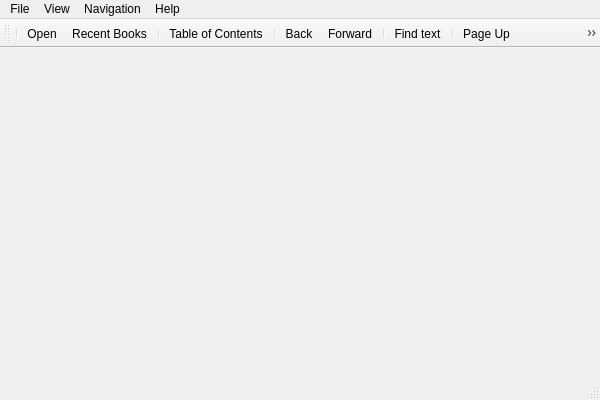
<?xml version="1.0" encoding="UTF-8"?>
<ui version="4.0">
 <class>MainWindowClass</class>
 <widget class="QMainWindow" name="MainWindowClass">
  <property name="geometry">
   <rect>
    <x>0</x>
    <y>0</y>
    <width>600</width>
    <height>400</height>
   </rect>
  </property>
  <property name="windowTitle">
   <string>CoolReaderNG/Qt</string>
  </property>
  <property name="windowIcon">
   <iconset resource="crqtres.qrc">
    <normaloff>:/icons/icons/crqt.png</normaloff>:/icons/icons/crqt.png</iconset>
  </property>
  <widget class="QWidget" name="centralWidget">
   <property name="minimumSize">
    <size>
     <width>300</width>
     <height>300</height>
    </size>
   </property>
   <layout class="QVBoxLayout" name="verticalLayout">
    <property name="spacing">
     <number>0</number>
    </property>
    <property name="leftMargin">
     <number>0</number>
    </property>
    <property name="topMargin">
     <number>0</number>
    </property>
    <property name="rightMargin">
     <number>0</number>
    </property>
    <property name="bottomMargin">
     <number>0</number>
    </property>
    <item>
     <widget class="QTabWidget" name="tabWidget">
      <property name="tabShape">
       <enum>QTabWidget::Rounded</enum>
      </property>
      <property name="currentIndex">
       <number>-1</number>
      </property>
      <property name="elideMode">
       <enum>Qt::ElideRight</enum>
      </property>
      <property name="documentMode">
       <bool>true</bool>
      </property>
      <property name="tabsClosable">
       <bool>true</bool>
      </property>
      <property name="tabBarAutoHide">
       <bool>true</bool>
      </property>
     </widget>
    </item>
   </layout>
  </widget>
  <widget class="QMenuBar" name="menuBar">
   <property name="geometry">
    <rect>
     <x>0</x>
     <y>0</y>
     <width>600</width>
     <height>23</height>
    </rect>
   </property>
   <widget class="QMenu" name="menuFile">
    <property name="title">
     <string>File</string>
    </property>
    <addaction name="actionNew_tab"/>
    <addaction name="actionOpen"/>
    <addaction name="actionOpen_in_new_tab"/>
    <addaction name="actionRecentBooks"/>
    <addaction name="actionExport"/>
    <addaction name="separator"/>
    <addaction name="actionFileProperties"/>
    <addaction name="actionSettings"/>
    <addaction name="separator"/>
    <addaction name="actionClose"/>
   </widget>
   <widget class="QMenu" name="menuView">
    <property name="title">
     <string>View</string>
    </property>
    <addaction name="actionFindText"/>
    <addaction name="actionToggle_Pages_Scroll"/>
    <addaction name="actionMinimize"/>
    <addaction name="actionToggle_Full_Screen"/>
    <addaction name="actionZoom_In"/>
    <addaction name="actionZoom_Out"/>
    <addaction name="actionRotate"/>
    <addaction name="separator"/>
    <addaction name="actionTOC"/>
    <addaction name="actionShowBookmarksList"/>
    <addaction name="actionAddBookmark"/>
   </widget>
   <widget class="QMenu" name="menuNavigation">
    <property name="title">
     <string>Navigation</string>
    </property>
    <addaction name="actionNextPage"/>
    <addaction name="actionPrevPage"/>
    <addaction name="actionNextLine"/>
    <addaction name="actionPrevLine"/>
    <addaction name="actionFirstPage"/>
    <addaction name="actionLastPage"/>
    <addaction name="actionNextChapter"/>
    <addaction name="actionPrevChapter"/>
    <addaction name="separator"/>
    <addaction name="actionBack"/>
    <addaction name="actionForward"/>
   </widget>
   <widget class="QMenu" name="menuHelp">
    <property name="title">
     <string>Help</string>
    </property>
    <addaction name="actionAboutQT"/>
    <addaction name="actionAboutCoolReader"/>
   </widget>
   <addaction name="menuFile"/>
   <addaction name="menuView"/>
   <addaction name="menuNavigation"/>
   <addaction name="menuHelp"/>
  </widget>
  <widget class="QToolBar" name="mainToolBar">
   <attribute name="toolBarArea">
    <enum>TopToolBarArea</enum>
   </attribute>
   <attribute name="toolBarBreak">
    <bool>false</bool>
   </attribute>
   <addaction name="separator"/>
   <addaction name="actionOpen"/>
   <addaction name="actionRecentBooks"/>
   <addaction name="separator"/>
   <addaction name="actionTOC"/>
   <addaction name="separator"/>
   <addaction name="actionBack"/>
   <addaction name="actionForward"/>
   <addaction name="separator"/>
   <addaction name="actionFindText"/>
   <addaction name="separator"/>
   <addaction name="actionPrevPage"/>
   <addaction name="actionNextPage"/>
   <addaction name="separator"/>
   <addaction name="actionZoom_In"/>
   <addaction name="actionZoom_Out"/>
   <addaction name="actionRotate"/>
   <addaction name="separator"/>
   <addaction name="actionSettings"/>
  </widget>
  <widget class="QStatusBar" name="statusBar"/>
  <action name="actionOpen">
   <property name="icon">
    <iconset resource="crqtres.qrc">
     <normaloff>:/icons/action/icons/fileopen.png</normaloff>:/icons/action/icons/fileopen.png</iconset>
   </property>
   <property name="text">
    <string>Open...</string>
   </property>
   <property name="toolTip">
    <string>Open file</string>
   </property>
   <property name="shortcut">
    <string>Ctrl+O</string>
   </property>
  </action>
  <action name="actionToggle_Pages_Scroll">
   <property name="text">
    <string>Toggle Pages/Scroll</string>
   </property>
   <property name="shortcut">
    <string>Ctrl+T</string>
   </property>
  </action>
  <action name="actionClose">
   <property name="icon">
    <iconset resource="crqtres.qrc">
     <normaloff>:/icons/action/icons/exit.png</normaloff>:/icons/action/icons/exit.png</iconset>
   </property>
   <property name="text">
    <string>Close</string>
   </property>
   <property name="shortcut">
    <string>Ctrl+Q</string>
   </property>
  </action>
  <action name="actionMinimize">
   <property name="text">
    <string>Minimize</string>
   </property>
   <property name="shortcut">
    <string>Esc</string>
   </property>
   <property name="shortcutContext">
    <enum>Qt::WindowShortcut</enum>
   </property>
  </action>
  <action name="actionNextPage">
   <property name="icon">
    <iconset resource="crqtres.qrc">
     <normaloff>:/icons/action/icons/forward.png</normaloff>:/icons/action/icons/forward.png</iconset>
   </property>
   <property name="text">
    <string>Page Down</string>
   </property>
   <property name="toolTip">
    <string>Go to next page</string>
   </property>
   <property name="shortcut">
    <string>PgDown</string>
   </property>
  </action>
  <action name="actionPrevPage">
   <property name="icon">
    <iconset resource="crqtres.qrc">
     <normaloff>:/icons/action/icons/back.png</normaloff>:/icons/action/icons/back.png</iconset>
   </property>
   <property name="text">
    <string>Page Up</string>
   </property>
   <property name="toolTip">
    <string>Back by page</string>
   </property>
   <property name="shortcut">
    <string>PgUp</string>
   </property>
  </action>
  <action name="actionNextLine">
   <property name="text">
    <string>Line Down</string>
   </property>
   <property name="toolTip">
    <string>Forward by one line</string>
   </property>
   <property name="shortcut">
    <string>Down</string>
   </property>
  </action>
  <action name="actionPrevLine">
   <property name="text">
    <string>Line Up</string>
   </property>
   <property name="toolTip">
    <string>Back by line</string>
   </property>
   <property name="shortcut">
    <string>Up</string>
   </property>
  </action>
  <action name="actionFirstPage">
   <property name="text">
    <string>First Page</string>
   </property>
   <property name="toolTip">
    <string>Go to first page</string>
   </property>
   <property name="shortcut">
    <string>Home</string>
   </property>
  </action>
  <action name="actionLastPage">
   <property name="text">
    <string>Last Page</string>
   </property>
   <property name="toolTip">
    <string>Go to last page</string>
   </property>
   <property name="shortcut">
    <string>End</string>
   </property>
  </action>
  <action name="actionBack">
   <property name="icon">
    <iconset resource="crqtres.qrc">
     <normaloff>:/icons/action/icons/nav_back.png</normaloff>:/icons/action/icons/nav_back.png</iconset>
   </property>
   <property name="text">
    <string>Back</string>
   </property>
   <property name="toolTip">
    <string>Back in navigation history</string>
   </property>
   <property name="shortcut">
    <string>Backspace</string>
   </property>
  </action>
  <action name="actionForward">
   <property name="icon">
    <iconset resource="crqtres.qrc">
     <normaloff>:/icons/action/icons/nav_forward.png</normaloff>:/icons/action/icons/nav_forward.png</iconset>
   </property>
   <property name="text">
    <string>Forward</string>
   </property>
   <property name="toolTip">
    <string>Go to the next position in navigation history</string>
   </property>
   <property name="shortcut">
    <string>Shift+Backspace</string>
   </property>
  </action>
  <action name="actionNextChapter">
   <property name="text">
    <string>Next Chapter</string>
   </property>
   <property name="toolTip">
    <string>Go to next chapter</string>
   </property>
   <property name="shortcut">
    <string>Alt+Down</string>
   </property>
  </action>
  <action name="actionPrevChapter">
   <property name="text">
    <string>Previous Chapter</string>
   </property>
   <property name="toolTip">
    <string>Go to previous chapter</string>
   </property>
   <property name="shortcut">
    <string>Alt+Up</string>
   </property>
  </action>
  <action name="actionToggle_Full_Screen">
   <property name="checkable">
    <bool>true</bool>
   </property>
   <property name="icon">
    <iconset resource="crqtres.qrc">
     <normaloff>:/icons/action/icons/window_fullscreen.png</normaloff>:/icons/action/icons/window_fullscreen.png</iconset>
   </property>
   <property name="text">
    <string>Toggle Full Screen</string>
   </property>
   <property name="toolTip">
    <string>Toggle Full Screen mode</string>
   </property>
   <property name="shortcut">
    <string>Alt+Return</string>
   </property>
  </action>
  <action name="actionZoom_In">
   <property name="icon">
    <iconset resource="crqtres.qrc">
     <normaloff>:/icons/action/icons/viewmag+.png</normaloff>:/icons/action/icons/viewmag+.png</iconset>
   </property>
   <property name="text">
    <string>Zoom In</string>
   </property>
   <property name="toolTip">
    <string>Increase font size</string>
   </property>
   <property name="shortcut">
    <string>+</string>
   </property>
  </action>
  <action name="actionZoom_Out">
   <property name="icon">
    <iconset resource="crqtres.qrc">
     <normaloff>:/icons/action/icons/viewmag-.png</normaloff>:/icons/action/icons/viewmag-.png</iconset>
   </property>
   <property name="text">
    <string>Zoom Out</string>
   </property>
   <property name="toolTip">
    <string>Decrease font size</string>
   </property>
   <property name="shortcut">
    <string>-</string>
   </property>
  </action>
  <action name="actionTOC">
   <property name="icon">
    <iconset resource="crqtres.qrc">
     <normaloff>:/icons/action/icons/view-table-of-contents-ltr.png</normaloff>:/icons/action/icons/view-table-of-contents-ltr.png</iconset>
   </property>
   <property name="text">
    <string>Table of Contents...</string>
   </property>
   <property name="toolTip">
    <string>Show table of contents</string>
   </property>
   <property name="shortcut">
    <string>F4</string>
   </property>
  </action>
  <action name="actionRecentBooks">
   <property name="icon">
    <iconset resource="crqtres.qrc">
     <normaloff>:/icons/action/icons/folder_favorite.png</normaloff>:/icons/action/icons/folder_favorite.png</iconset>
   </property>
   <property name="text">
    <string>Recent Books</string>
   </property>
   <property name="toolTip">
    <string>Show recent books list</string>
   </property>
   <property name="shortcut">
    <string>F5</string>
   </property>
  </action>
  <action name="actionSettings">
   <property name="icon">
    <iconset resource="crqtres.qrc">
     <normaloff>:/icons/action/icons/configure.png</normaloff>:/icons/action/icons/configure.png</iconset>
   </property>
   <property name="text">
    <string>Settings...</string>
   </property>
   <property name="toolTip">
    <string>Settings dialog</string>
   </property>
   <property name="shortcut">
    <string>F9</string>
   </property>
  </action>
  <action name="actionCopy">
   <property name="icon">
    <iconset resource="crqtres.qrc">
     <normaloff>:/icons/action/icons/editcopy.png</normaloff>:/icons/action/icons/editcopy.png</iconset>
   </property>
   <property name="text">
    <string>Copy</string>
   </property>
   <property name="toolTip">
    <string>Copy selected text</string>
   </property>
   <property name="shortcut">
    <string>Ctrl+C</string>
   </property>
  </action>
  <action name="actionCopy2">
   <property name="text">
    <string>copy2</string>
   </property>
   <property name="toolTip">
    <string>Copy alternative shortcut</string>
   </property>
   <property name="shortcut">
    <string>Ctrl+Ins</string>
   </property>
  </action>
  <action name="actionAboutQT">
   <property name="text">
    <string>About Qt</string>
   </property>
   <property name="toolTip">
    <string>About Qt</string>
   </property>
  </action>
  <action name="actionAboutCoolReader">
   <property name="text">
    <string>About CoolReaderNG/Qt</string>
   </property>
   <property name="toolTip">
    <string>About CoolReaderNG/Qt</string>
   </property>
  </action>
  <action name="actionAddBookmark">
   <property name="icon">
    <iconset resource="crqtres.qrc">
     <normaloff>:/icons/action/icons/bookmark.png</normaloff>:/icons/action/icons/bookmark.png</iconset>
   </property>
   <property name="text">
    <string>Add Bookmark</string>
   </property>
   <property name="toolTip">
    <string>Add bookmark</string>
   </property>
   <property name="shortcut">
    <string>Ctrl+B</string>
   </property>
  </action>
  <action name="actionShowBookmarksList">
   <property name="icon">
    <iconset resource="crqtres.qrc">
     <normaloff>:/icons/action/icons/bookmark_folder.png</normaloff>:/icons/action/icons/bookmark_folder.png</iconset>
   </property>
   <property name="text">
    <string>Bookmark List...</string>
   </property>
   <property name="toolTip">
    <string>Show bookmarks list</string>
   </property>
   <property name="shortcut">
    <string>F6</string>
   </property>
  </action>
  <action name="actionFileProperties">
   <property name="icon">
    <iconset resource="crqtres.qrc">
     <normaloff>:/icons/action/icons/player_playlist.png</normaloff>:/icons/action/icons/player_playlist.png</iconset>
   </property>
   <property name="text">
    <string>File Properties...</string>
   </property>
   <property name="toolTip">
    <string>Show file properties</string>
   </property>
   <property name="shortcut">
    <string>Ctrl+F1</string>
   </property>
  </action>
  <action name="actionRotate">
   <property name="icon">
    <iconset resource="crqtres.qrc">
     <normaloff>:/icons/action/icons/rotate_cw.png</normaloff>:/icons/action/icons/rotate_cw.png</iconset>
   </property>
   <property name="text">
    <string>Rotate</string>
   </property>
   <property name="shortcut">
    <string>Ctrl+R</string>
   </property>
  </action>
  <action name="actionFindText">
   <property name="icon">
    <iconset resource="crqtres.qrc">
     <normaloff>:/icons/action/icons/find.png</normaloff>:/icons/action/icons/find.png</iconset>
   </property>
   <property name="text">
    <string>Find text...</string>
   </property>
   <property name="toolTip">
    <string>Find text</string>
   </property>
   <property name="shortcut">
    <string>Ctrl+F</string>
   </property>
  </action>
  <action name="actionToggleEditMode">
   <property name="text">
    <string>Toggle Edit Mode</string>
   </property>
   <property name="toolTip">
    <string>Toggle edit mode</string>
   </property>
  </action>
  <action name="actionExport">
   <property name="text">
    <string>Export</string>
   </property>
   <property name="toolTip">
    <string>Export document</string>
   </property>
   <property name="shortcut">
    <string>Ctrl+S</string>
   </property>
  </action>
  <action name="actionNextPage2">
   <property name="text">
    <string>Next Page</string>
   </property>
   <property name="toolTip">
    <string>Next Page</string>
   </property>
   <property name="shortcut">
    <string>Right</string>
   </property>
  </action>
  <action name="actionPrevPage2">
   <property name="text">
    <string>Previous Page</string>
   </property>
   <property name="toolTip">
    <string>Previous Page</string>
   </property>
   <property name="shortcut">
    <string>Left</string>
   </property>
  </action>
  <action name="actionNextPage3">
   <property name="text">
    <string>Next Page</string>
   </property>
   <property name="toolTip">
    <string>Next Page</string>
   </property>
   <property name="shortcut">
    <string>Space</string>
   </property>
  </action>
  <action name="actionNextSentence">
   <property name="text">
    <string>Next Sentence</string>
   </property>
   <property name="toolTip">
    <string>Move selection to next sentence</string>
   </property>
   <property name="shortcut">
    <string>Ctrl+Right</string>
   </property>
  </action>
  <action name="actionPrevSentence">
   <property name="text">
    <string>Prev Sentence</string>
   </property>
   <property name="toolTip">
    <string>Select previous sentence</string>
   </property>
   <property name="shortcut">
    <string>Ctrl+Left</string>
   </property>
  </action>
  <action name="actionNew_tab">
   <property name="icon">
    <iconset resource="crqtres.qrc">
     <normaloff>:/icons/action/icons/new_tab.png</normaloff>:/icons/action/icons/new_tab.png</iconset>
   </property>
   <property name="text">
    <string>New tab</string>
   </property>
   <property name="toolTip">
    <string>Open new tab</string>
   </property>
   <property name="shortcut">
    <string>Ctrl+Shift+T</string>
   </property>
  </action>
  <action name="actionOpen_in_new_tab">
   <property name="icon">
    <iconset resource="crqtres.qrc">
     <normaloff>:/icons/action/icons/fileopen.png</normaloff>:/icons/action/icons/fileopen.png</iconset>
   </property>
   <property name="text">
    <string>Open in new tab...</string>
   </property>
  </action>
 </widget>
 <layoutdefault spacing="6" margin="11"/>
 <resources>
  <include location="crqtres.qrc"/>
 </resources>
 <connections/>
 <slots>
  <slot>contextMenu(QPoint)</slot>
 </slots>
</ui>
